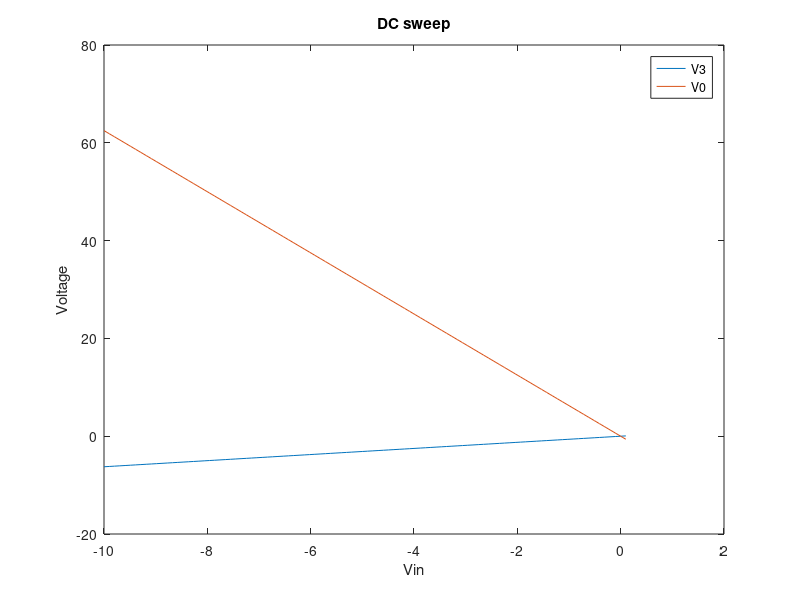
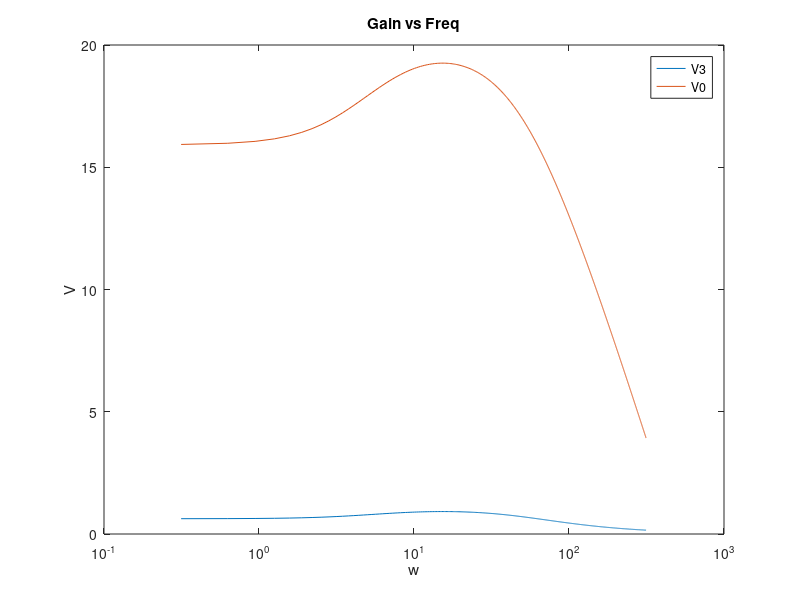
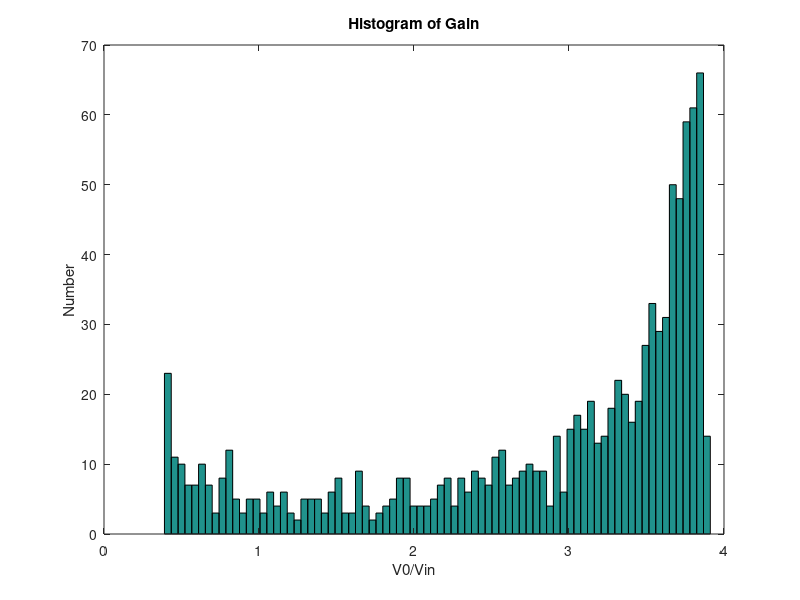
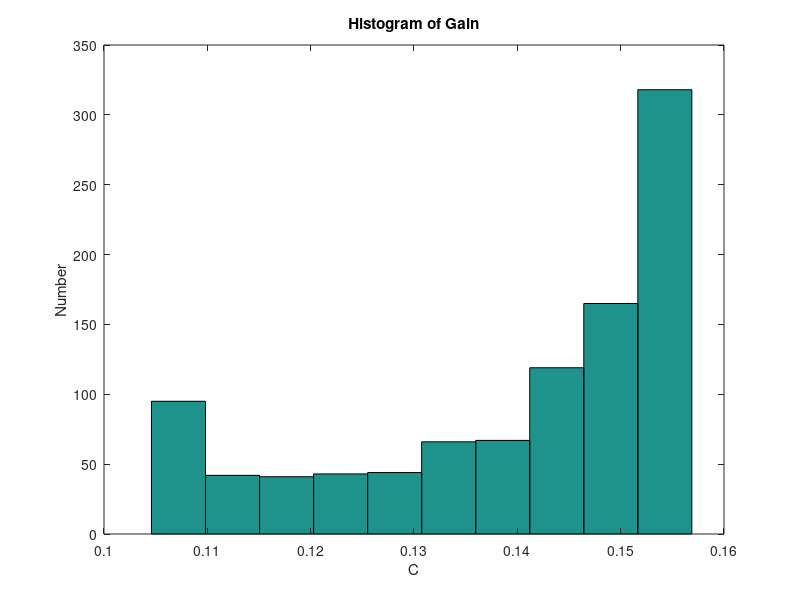

Source code (MATLAB) for these figures, in order:
%declaration of matries
G=zeros(8,8);
C=zeros(8,8);
F=zeros(8,1);

%variables
c=0.25;
L=0.2;
a = 100;
R1 = 1; 
R2=2;
R3=10;
R4=0.1;
R0=1000;
%conductances
G(1,1)=1/R1; G(1,2)=-1/R1; G(1,6)=1;
G(2,1)=-1/R1; G(2,2)=1/R1 +1/R2;G(2,7)=1;
G(3,3)=1/R3; G(3,7)=-1;
G(4,4)=1/R4; G(4,5)=-1/R4; G(4,8)=1;
G(5,4)=1/R4; G(5,5)=1/R4 +1/R0;
G(6,1)=1;
G(7,2)=1; G(7,3)=-1;
G(8,3)=-a/R3; G(8,4)=1;

C(1,1)=c;
C(1,2)=-c;
C(2,2)=c;
C(2,1)=-c;
C(7,7)=-L;

vin=linspace(-10,0.1,100);
V0=zeros(length(vin),1);
V3=zeros(length(vin),1);

for i=1:length(vin)
    F(6)=vin(i);
    V=G\F;
    V3(i)=V(3);
    V0(i)= V(5);
end 
%DC sweep from -10 to 10
figure(1)
plot(vin,V3)
hold on;
plot(vin,V0)
title('DC sweep');
xlabel('Vin')
ylabel('Voltage')
legend('V3','V0')


f= linspace(0,50,1000);
V0 = zeros(length(f),1);
gain=zeros(length(f),1);
for i=1:length(f)
    S=1i*2*pi*f(i);
    V=inv((G+S.*C))*F;
    V0(i)=abs(V(5));
    gain(i) = 20*log10(abs(V(5))/abs(V(1)));
end 
%plot of Gain vs frequency
figure(2)
plot(2*pi*f,V0);
hold on;
semilogx(2*pi*f, gain);
legend('V3','V0')
xlabel('w')
ylabel('V')
title('Gain vs Freq');

V0=zeros(length(f),1);
gain=zeros(length(f),1);
for i=1:length(V0)
    p = randn()*0.05;
    C(1,1)=c*p;
    C(2,2)=c*p;
    C(1,2)=-c*p;
    C(2,1)=-c*p;
    s=2*pi;
    V=inv((G+S.*C))*F;
    V0(i)=abs(V(5));
    gain(i) = 20*log10(abs(V(5))/abs(V(1)));
end

figure(3);
hist(gain,80);
xlabel('V0/Vin')
ylabel('Number')
title('Histogram of Gain')
figure(4);
hist(V0);
xlabel('C')
ylabel('Number')
title('Histogram of Gain')
